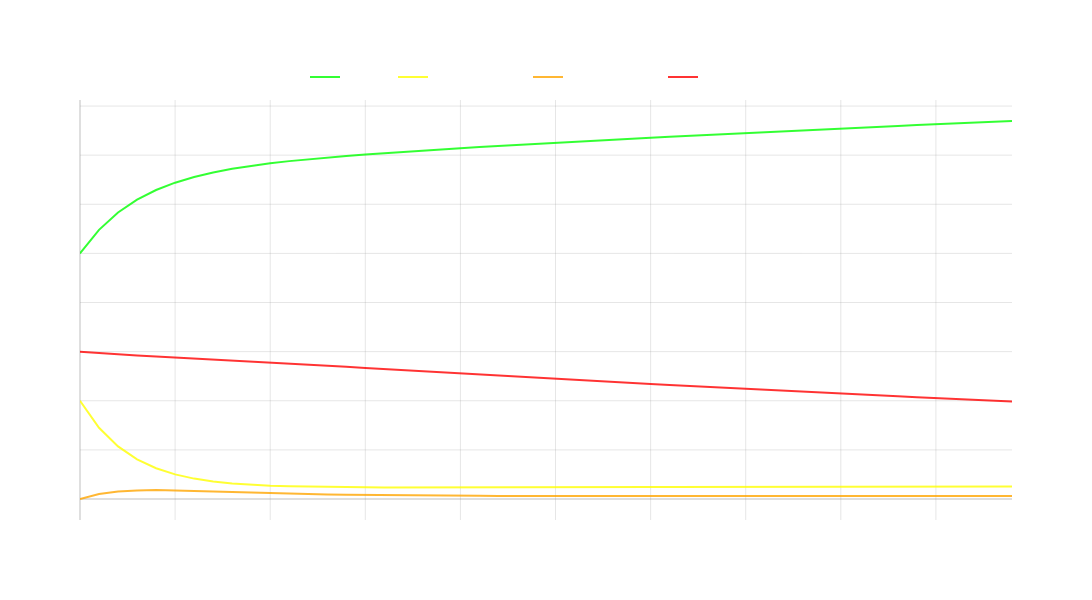

The notebook cell saved with this chart:
### Markdown cell above
##### <u>Example: Long-Run Proportion of Portfolio Loans in Each State</u>

In an arbitrarily large amount of time (50 months), the proportion of loans in our portfolio at each state may converge given some assumptions

This shows the evolution of loans over time to a steady-state.

However, if the assumptions are violated (which they are) this steady state will *not* be true!

### Code cell
# Calculate steady state distribution by iterating transition matrix
n_steps = 50
states = np.zeros((n_steps, 4))
states[0] = initial_dist

for t in range(1, n_steps):
    states[t] = states[t-1] @ P

# Create figure for convergence plot
fig = go.Figure()

# Plot convergence for each state
fig.add_trace(go.Scatter(
    x=list(range(n_steps)),
    y=states[:, 0],
    name='Current',
    line=dict(color='rgba(0, 255, 0, 0.8)', width=2)
))

fig.add_trace(go.Scatter(
    x=list(range(n_steps)),
    y=states[:, 1],
    name='30-59 Days Late',
    line=dict(color='rgba(255, 255, 0, 0.8)', width=2)
))

fig.add_trace(go.Scatter(
    x=list(range(n_steps)),
    y=states[:, 2],
    name='60-89 Days Late',
    line=dict(color='rgba(255, 165, 0, 0.8)', width=2)
))

fig.add_trace(go.Scatter(
    x=list(range(n_steps)),
    y=states[:, 3],
    name='90+ Days Late',
    line=dict(color='rgba(255, 0, 0, 0.8)', width=2)
))

# Update layout
fig.update_layout(
    height=600,
    width=1200,
    title='Convergence to Steady State Distribution',
    xaxis_title='Time Steps',
    yaxis_title='Proportion of Loans',
    plot_bgcolor='rgba(0,0,0,0)',
    paper_bgcolor='rgba(0,0,0,0)',
    font=dict(color='white'),
    showlegend=True,
    legend=dict(
        orientation="h",
        yanchor="bottom",
        y=1.02,
        xanchor="center",
        x=0.5
    )
)

# Update axes
fig.update_xaxes(
    showgrid=True,
    gridwidth=1,
    gridcolor='rgba(128,128,128,0.2)',
    zeroline=True,
    zerolinewidth=1,
    zerolinecolor='rgba(128,128,128,0.5)'
)

fig.update_yaxes(
    showgrid=True,
    gridwidth=1,
    gridcolor='rgba(128,128,128,0.2)',
    zeroline=True,
    zerolinewidth=1,
    zerolinecolor='rgba(128,128,128,0.5)'
)

fig.show()

print("\nImportant Notes on Steady State Analysis:")
print("1. This steady state analysis assumes temporal homogeneity (transition probabilities")
print("   remain constant over time), which may not hold in reality due to:")
print("   - Economic cycles")
print("   - Seasonal effects")
print("   - Policy changes")
print("   - External shocks")
print("\n2. The convergence shown here assumes the Markov chain is:")
print("   - Irreducible (all states can be reached from all other states)")
print("   - Aperiodic (returns to states occur at irregular intervals)")
print("   Without these properties, a unique steady state may not exist.")

### Figure 1 — Plotly figure (JSON) as saved in the notebook; plotly's stock layout.template omitted (floating-point values rounded to 4 significant figures)
{"data": [{"line": {"color": "rgba(0, 255, 0, 0.8)", "width": 2}, "name": "Current", "type": "scatter", "x": [0, 1, 2, 3, 4, 5, 6, 7, 8, 9, 10, 11, 12, 13, 14, 15, 16, 17, 18, 19, 20, 21, 22, 23, 24, 25, 26, 27, 28, 29, 30, 31, 32, 33, 34, 35, 36, 37, 38, 39, 40, 41, 42, 43, 44, 45, 46, 47, 48, 49], "y": [0.5, 0.548, 0.5832, 0.6094, 0.629, 0.644, 0.6556, 0.6648, 0.6722, 0.6783, 0.6834, 0.6879, 0.6918, 0.6953, 0.6985, 0.7015, 0.7043, 0.7069, 0.7095, 0.7119, 0.7143, 0.7166, 0.7189, 0.7211, 0.7233, 0.7254, 0.7275, 0.7296, 0.7316, 0.7336, 0.7356, 0.7376, 0.7395, 0.7415, 0.7434, 0.7452, 0.7471, 0.7489, 0.7508, 0.7526, 0.7543, 0.7561, 0.7578, 0.7596, 0.7613, 0.763, 0.7646, 0.7663, 0.7679, 0.7696]}, {"line": {"color": "rgba(255, 255, 0, 0.8)", "width": 2}, "name": "30-59 Days Late", "type": "scatter", "x": [0, 1, 2, 3, 4, 5, 6, 7, 8, 9, 10, 11, 12, 13, 14, 15, 16, 17, 18, 19, 20, 21, 22, 23, 24, 25, 26, 27, 28, 29, 30, 31, 32, 33, 34, 35, 36, 37, 38, 39, 40, 41, 42, 43, 44, 45, 46, 47, 48, 49], "y": [0.2, 0.145, 0.107, 0.08072, 0.0626, 0.05011, 0.04152, 0.03562, 0.03158, 0.02883, 0.02696, 0.02571, 0.02487, 0.02433, 0.02398, 0.02377, 0.02366, 0.0236, 0.02359, 0.02361, 0.02365, 0.02369, 0.02375, 0.02382, 0.02388, 0.02395, 0.02402, 0.02409, 0.02416, 0.02423, 0.02429, 0.02436, 0.02443, 0.0245, 0.02456, 0.02463, 0.02469, 0.02475, 0.02482, 0.02488, 0.02494, 0.025, 0.02506, 0.02512, 0.02518, 0.02524, 0.0253, 0.02535, 0.02541, 0.02547]}, {"line": {"color": "rgba(255, 165, 0, 0.8)", "width": 2}, "name": "60-89 Days Late", "type": "scatter", "x": [0, 1, 2, 3, 4, 5, 6, 7, 8, 9, 10, 11, 12, 13, 14, 15, 16, 17, 18, 19, 20, 21, 22, 23, 24, 25, 26, 27, 28, 29, 30, 31, 32, 33, 34, 35, 36, 37, 38, 39, 40, 41, 42, 43, 44, 45, 46, 47, 48, 49], "y": [0.0, 0.01, 0.01525, 0.01755, 0.01808, 0.01759, 0.01658, 0.01534, 0.01405, 0.01282, 0.0117, 0.01071, 0.00985, 0.009124, 0.008516, 0.008012, 0.007598, 0.007261, 0.006989, 0.006771, 0.006597, 0.00646, 0.006353, 0.00627, 0.006207, 0.006159, 0.006125, 0.006101, 0.006085, 0.006076, 0.006072, 0.006072, 0.006076, 0.006082, 0.006091, 0.006101, 0.006112, 0.006124, 0.006137, 0.00615, 0.006164, 0.006179, 0.006193, 0.006208, 0.006222, 0.006237, 0.006251, 0.006266, 0.006281, 0.006295]}, {"line": {"color": "rgba(255, 0, 0, 0.8)", "width": 2}, "name": "90+ Days Late", "type": "scatter", "x": [0, 1, 2, 3, 4, 5, 6, 7, 8, 9, 10, 11, 12, 13, 14, 15, 16, 17, 18, 19, 20, 21, 22, 23, 24, 25, 26, 27, 28, 29, 30, 31, 32, 33, 34, 35, 36, 37, 38, 39, 40, 41, 42, 43, 44, 45, 46, 47, 48, 49], "y": [0.3, 0.297, 0.2945, 0.2923, 0.2903, 0.2883, 0.2863, 0.2843, 0.2822, 0.2801, 0.2779, 0.2757, 0.2735, 0.2713, 0.269, 0.2667, 0.2645, 0.2622, 0.2599, 0.2577, 0.2555, 0.2532, 0.251, 0.2488, 0.2467, 0.2445, 0.2424, 0.2402, 0.2381, 0.2361, 0.234, 0.232, 0.23, 0.228, 0.226, 0.224, 0.2221, 0.2202, 0.2183, 0.2164, 0.2146, 0.2127, 0.2109, 0.2091, 0.2073, 0.2056, 0.2038, 0.2021, 0.2004, 0.1987]}], "layout": {"font": {"color": "white"}, "height": 600, "legend": {"orientation": "h", "x": 0.5, "xanchor": "center", "y": 1.02, "yanchor": "bottom"}, "paper_bgcolor": "rgba(0,0,0,0)", "plot_bgcolor": "rgba(0,0,0,0)", "showlegend": true, "title": {"text": "Convergence to Steady State Distribution"}, "width": 1200, "xaxis": {"gridcolor": "rgba(128,128,128,0.2)", "gridwidth": 1, "showgrid": true, "title": {"text": "Time Steps"}, "zeroline": true, "zerolinecolor": "rgba(128,128,128,0.5)", "zerolinewidth": 1}, "yaxis": {"gridcolor": "rgba(128,128,128,0.2)", "gridwidth": 1, "showgrid": true, "title": {"text": "Proportion of Loans"}, "zeroline": true, "zerolinecolor": "rgba(128,128,128,0.5)", "zerolinewidth": 1}}}
